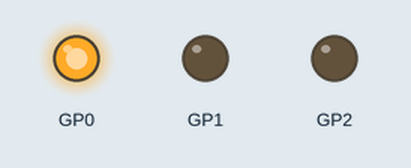
Recording of a program running on a simulated Raspberry Pi Pico running MicroPython. Shown: output pins drawn as LEDs (lit = HIGH). The clock reads 2024-03-15 10:24:30 at power-on unless the program sets it; files the program writes start out absent; what the program prints to the serial console is not drawn. At 25.1 s the program stops and its outputs stay as they are.

Above: at 0.1 s.
At 5.1 s:
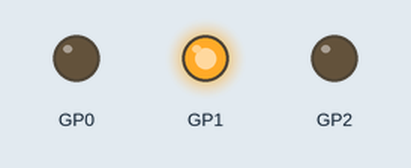
At 7.1 s:
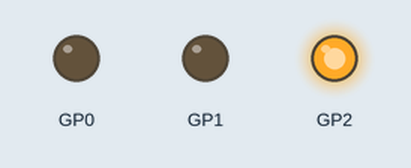
At 25.1 s:
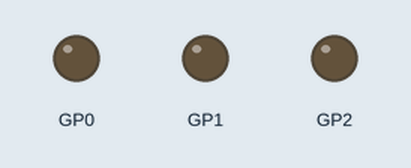
Timing chart, 0 to 26.6 s (numbered marks = the images above):
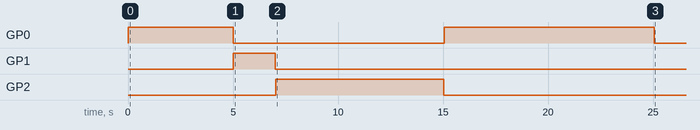

Measured:
- by itself, GP0: LOW → HIGH at 0.02 s, → LOW 5.0 s later, → HIGH 10.0 s later, → LOW 10.0 s later
- by itself, GP1: LOW → HIGH at 5.0 s, → LOW 2.0 s later
- by itself, GP2: LOW → HIGH at 7.0 s, → LOW 8.0 s later

The program:

pump.py
```python
from machine import Pin
import time
import json
import os

number2month = ["", "Jan", "Feb", "Mar", "Apr", "May", "Jun", "Jul", "Aug", "Sep", "Oct", "Nov", "Dec"]
number2weekday = ["MON", "TUE", "WED", "THU", "FRI", "SAT", "SUN"]
weekday2number = {"MON": 0, "TUE": 1, "WED": 2, "THU": 3, "FRI": 4, "SAT": 5, "SUN": 6}

# Utility functions for filesystem
def exists(filename):
    """Check if file exists in current directory"""
    for (fname, t, inode, sz) in os.ilistdir("."):
        if fname == filename:
            return True
    return False

def file_copy(infilename, outfilename):
    """Copy input file to output file"""
    outfile = open(outfilename, "w")
    infile = open(infilename, "r")
    contents = infile.read()
    outfile.write(contents)
    outfile.close()
    infile.close()

class WateringSystem:
    def __init__(self, configfile=None):
        self.name = ""
        if configfile is not None and exists(configfile):
            self.read_configfile(configfile)
        else:
            print("Watering system initialized without a configuration file.")
            self.configfile = None


    def read_configfile(self, configfile):
        print("Loading configuration file {}...".format(configfile))
        with open(configfile, "r") as f:
            self.config_data = self.get_config(json.load(f))
            if self.config_data:
                print("Succesfully loaded configuration file")
                self.configfile = configfile
            else:
                self.configfile = None
                print("Error loading configuration file.")

    def get_config(self, config_data):
        """Read configuration from dictionary pulled from json file or string
           and update the class members if succesful"""
        try:
            domains = dict()
            name = config_data["name"]
            #if not (mode == "network" or mode == "local"):
            #    print("Error: Invalid mode (please choose \"local\" or \"network\")")
            #    return None
            # Get domain information
            for d in config_data["domains"]:
                domains[d["name"]] = Domain(d["name"], d["gpio"], d["duration"])
                # Check if there is a schedule associated with the domain
                if "schedule" in d:
                    schd = d["schedule"]
                    ret = domains[d["name"]].add_schedule(schd)
                    if ret > 0:
                        return None

            # Update the class members
            self.domains = domains
            self.name = name
            return config_data

        except:
            return None

    def water_domain(self, name, duration=None):
        if name in self.domains:
            ret_str = self.domains[name].water(duration)
            #ret_str = "Watered domain {}".format(name)
        else:
            ret_str = "There is no domain \"{}\" defined in the watering system".format(name)

        print(ret_str)
        return ret_str

    def check_schedule(self, curr_dt):
        """Provided the current date and time from time.localtime(), check the schedule for all domains and water"""
        for d in self.domains.values():
            ret_str = d.check_schedule(curr_dt)
            print(ret_str)

    def print_info(self):
        """Print information about the watering domains and return the string"""
        s = "Name: {}\n".format(self.name)
        if self.configfile:
            s += "Configuration file: {}\n".format(self.configfile)
            s += "There are {} watering domains configured:\n".format(len(self.domains))
            for d in self.domains.values():
                s += " * Domain \"{}\" is using GPIO {} and has a watering duration of {} seconds\n".format(d.name, d.gpio, d.duration)
                if d.last_watered:
                    (year, month, mday, h, m, wday) = d.last_watered
                    s += "  * Last watered: {} {:02}-{:02}-{:04} @ {:02}:{:02}\n".format(number2weekday[wday], month, mday, year, h, m)
                if d.schd:
                    s += "  * Watering Schedule\n"
                    for (weekday, times) in d.schd.items():
                        times_formatted = ["{:02}:{:02}".format(h,m) for h, m in times]
                        s += "   * {} @ {}\n".format(weekday, ",".join(times_formatted))
                else:
                    s += "  * No watering schedule specified in configuration.\n"
        else:
            s = "Watering sytem is not configured yet.  Please run update_config.\n"
        print(s)
        return s

    def print_config(self):
        """Print the json configuration file and return the string"""
        if self.configfile:
            json_str = json.dumps(self.config_data)
            print(json_str)
            return "Configuration file: {}\n".format(self.configfile) + json_str
        else:
            return "Watering sytem is not configured yet.  Please run update_config.\n"

    def update_config(self, json_string):
        """Update the config file using json_string"""
        data = self.get_config(json.loads(json_string))
        if data:
            self.config_data = data
            if self.configfile is None:
                self.configfile = "config.json"
            with open(self.configfile, "w") as f:
                json.dump(data, f)
            ret_str = "Successfully updated configuration and saved to {}".format(self.configfile)
        else:
            ret_str = "Failed to update configuration"

        print(ret_str)
        return ret_str


class Domain:
    def __init__(self, name, gpio, duration):
        self.name = name
        self.gpio = gpio
        self.duration = duration
        self.pump = Pin(gpio, Pin.OUT, value=0)
        self.schd = None
        self.last_watered = None
        print("Created \"{}\" domain using GPIO {}".format(name, gpio))

    def add_schedule(self, schd):
        """ Add schedule taken from the config file to the domain.
            Schedule is a list of dictionaries each with format { weekday => DAYOFWEEK, times => [hr:min, hr:min, ...] }
        """
        domain_schd = dict()
        for entry in schd:
            weekday = entry["weekday"]
            if weekday in weekday2number:
                domain_schd[weekday] = []
                for t in entry["times"]:
                    (h, m) = t.split(":")
                    h = int(h)
                    m = int(m)
                    if (h >= 0) and (h < 24) and (m >= 0) and (m < 60):
                        domain_schd[weekday].append((h,m))
                    else:
                        print("Error: times must be in the format hr:min where hr is between 0 and 23 and min between 0 and 59.")
                        return 1

            else:
                print("Error: {} is not a properly formatted day of the week".format(weekday))
                return 1

        self.schd = domain_schd
        return 0

    def check_schedule(self, curr_dt):
        """Provided the current date and time from time.localtime(), check the schedule and water"""
        if self.schd:
            (year, month, mday, h, m, s, wday, yrday) = curr_dt
            # Don't water if we already watered
            if self.last_watered:
                if (year, month, mday, h, m, wday) == self.last_watered:
                    return ""
            if number2weekday[wday] in self.schd:
                for t in self.schd[number2weekday[wday]]:
                    if t == (h, m):
                        ret_str = self.water()
                        return ret_str
        return ""

    def water(self, duration=None):
        self.pump.value(1)
        if duration:
            time.sleep(duration)
        else:
            time.sleep(self.duration)
        self.pump.value(0)

        # Record the time of watering
        (year, month, mday, h, m, s, wday, yrday) = time.localtime()
        self.last_watered = (year, month, mday, h, m, wday)

        ret_str = "Watered domain \"{}\" on {} {:02}-{:02}-{:04} @ {:02}:{:02}\n".format(self.name, number2weekday[wday], month, mday, year, h, m)

        if exists("history.txt"):
            wf = open("history.txt", "r")
            log = wf.readlines()
            print(log)
            wf.close()
            if len(log) > 10:
                wf = open("history.txt", "w")
                for l in log[5:]:
                    wf.write(l)
                wf.close()

        wf = open("history.txt", "a")
        wf.write(ret_str)
        wf.close()

        return ret_str


def test_pump():
    """Test functionality of WateringSytem and Domain classes"""

    # If config.json exists, make a backup then restore at the end of the test
    if exists("config.json"):
        file_copy("config.json","config_orig.json")

    # Test creating a watering system with no config file specified
    ws1 = WateringSystem()
    ws1.update_config("""{"name": "Testing 123", "domains": [{"gpio": 0, "name": "herbs", "duration": 5}, {"gpio": 1, "name": "succulents", "duration": 2}]}""")

    # Test printing functions
    info_str = ws1.print_info()
    print(info_str)

    config_str = ws1.print_config()
    print(config_str)

    # Try watering domains that exist and don't exist
    ws1.water_domain("herbs")
    ws1.water_domain("succulents")
    ws1.water_domain("bonsai")

    # Try handling an incorrect config file first then a correct one
    cf = open("test_config_err.json", "w")
    cf.write("""{"domains": [{"gpio": 0}, {"gpio": 1, "name": "succulents", "duration": 5}]}""")
    cf.close()

    ws2 = WateringSystem("test_config_err.json")
    ws2 = WateringSystem("config.json")

    # Test updating with incorrect configuration (missing name) then correct one
    status = ws2.update_config("""{"domains": [{"gpio": 0, "name": "herbs", "duration": 10}, {"gpio": 1, "name": "succulents", "duration": 5}]}""")
    status = ws2.update_config("""{"name": "Testing 123", "domains": [{"gpio": 0, "name": "herbs", "duration": 5}, {"gpio": 1, "name": "succulents", "duration": 2}, {"gpio": 2, "name": "bonsai", "duration": 8}]}""")

    info_str = ws2.print_info()
    status = ws2.water_domain("bonsai")

    # Restore original config.json file and delete config_orig.json
    if exists("config_orig.json"):
        file_copy("config_orig.json","config.json")
        os.remove("config_orig.json")

    # Delete test_config_err.json
    if exists("test_config_err.json"):
        os.remove("test_config_err.json")

def test_pump_schd():
    cf = open("test_config_schedule.json", "w")
    cf.write("""
{
    "name": "Test schedule",
    "domains": [
        {
            "name": "herbs",
            "gpio": 0,
            "duration": 10,
            "schedule": [
                {
                    "weekday": "SUN",
                    "times": ["15:34", "15:35","15:40","15:45"]
                },
                {
                    "weekday": "WED",
                    "times": ["17:00"]
                },

            ]
        },
        {
            "name": "succulents",
            "gpio": 1,
            "duration": 5
            "schedule": [
                {
                    "weekday": "SUN",
                    "times": ["15:34", "15:35","15:42","15:47"]
                },
                {
                    "weekday": "WED",
                    "times": ["17:00"]
                },

            ]
        }
    ]
}
    """)
    cf.close()

    ws = WateringSystem("test_config_schedule.json")
    print(ws.print_info())
    ws.water_domain("herbs")
    print(ws.print_info())
    config_str = ws.print_config()

    # Delete test_config_err.json
    if exists("test_config_schedule.json"):
        os.remove("test_config_schedule.json")

if __name__ == "__main__":
    test_pump()
    test_pump_schd()
```
